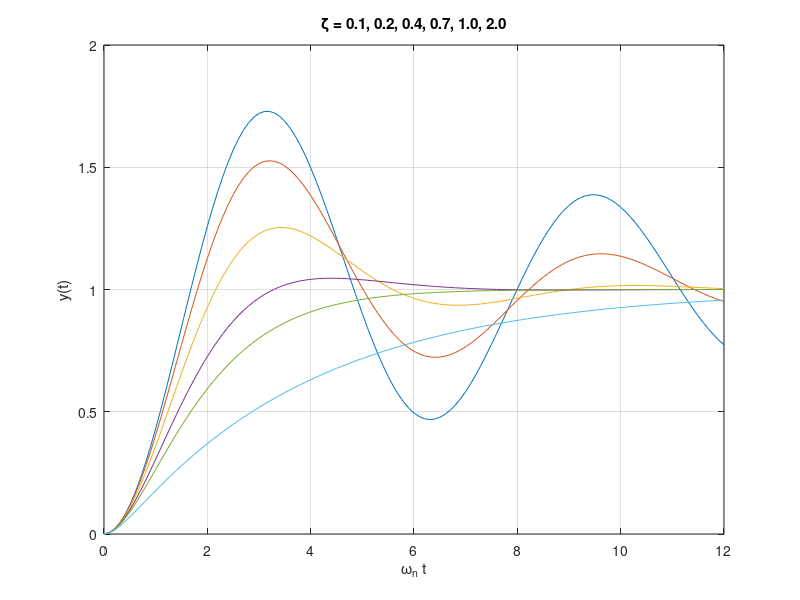

Write MATLAB code to recreate this figure.
function stepResponse
figure;

num = [1];

zeta1 = 0.1; den1 = [1 2*zeta1 1]; sys1 = tf(num, den1);
zeta2 = 0.2; den2 = [1 2*zeta2 1]; sys2 = tf(num, den2);
zeta3 = 0.4; den3 = [1 2*zeta3 1]; sys3 = tf(num, den3);
zeta4 = 0.7; den4 = [1 2*zeta4 1]; sys4 = tf(num, den4);
zeta5 = 1.0; den5 = [1 2*zeta5 1]; sys5 = tf(num, den5);
zeta6 = 2.0; den6 = [1 2*zeta6 1]; sys6 = tf(num, den6);

t = 0:0.1:12; 
[y1,T1] = step(sys1,t);
[y2,T2] = step(sys2,t);
[y3,T3] = step(sys3,t);
[y4,T4] = step(sys4,t);
[y5,T5] = step(sys5,t);
[y6,T6] = step(sys6,t);

plot(T1,y1,T2,y2,T3,y3,T4,y4,T5,y5,T6,y6)
xlabel('\omega_n t')
ylabel('y(t)')
title('\zeta = 0.1, 0.2, 0.4, 0.7, 1.0, 2.0')
grid on
end

function impulseResponse
figure;

num = [1];

zeta1 = 0.1;  den1 = [1 2*zeta1 1]; sys1 = tf(num, den1);
zeta2 = 0.25; den2 = [1 2*zeta2 1]; sys2 = tf(num, den2);
zeta3 = 0.5;  den3 = [1 2*zeta3 1]; sys3 = tf(num, den3);
zeta4 = 1.0;  den4 = [1 2*zeta4 1]; sys4 = tf(num, den4);

t = 0:0.1:10; 
[y1,T1] = impulse(sys1,t);
[y2,T2] = impulse(sys2,t);
[y3,T3] = impulse(sys3,t);
[y4,T4] = impulse(sys4,t);

plot(T1,y1,T2,y2,T3,y3,T4,y4)
xlabel('\omega_n t')
ylabel('y(t)')
title('\zeta = 0.1, 0.25, 0.5, 1.0')
grid on
end

function transientResponse
figure;

numg = [10 20]; deng = [1 10 0]; sysg = tf(numg, deng);
[sys] = feedback(sysg, [1]);

v1 = [0:0.1:2]'; 
v2 = [2:-0.1:-2]';
v3 = [-2:0.1:0]';

u = [v1; v2; v3];
t = [0:0.1:8.2]';

[y,T] = lsim(sys, u, t);
plot(T, y, t, u, '--')
xlabel('Time (s)')
ylabel('\theta (rad)')
grid on
end

stepResponse;
impulseResponse;
transientResponse;